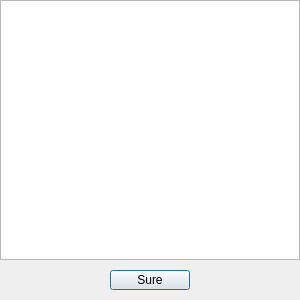
<?xml version="1.0" encoding="UTF-8"?>
<ui version="4.0">
 <class>Limit_setting_dialog</class>
 <widget class="QDialog" name="Limit_setting_dialog">
  <property name="geometry">
   <rect>
    <x>0</x>
    <y>0</y>
    <width>300</width>
    <height>300</height>
   </rect>
  </property>
  <property name="windowTitle">
   <string>Dialog</string>
  </property>
  <widget class="QTableWidget" name="tableWidget">
   <property name="geometry">
    <rect>
     <x>0</x>
     <y>0</y>
     <width>300</width>
     <height>260</height>
    </rect>
   </property>
  </widget>
  <widget class="QPushButton" name="sureBtn">
   <property name="geometry">
    <rect>
     <x>110</x>
     <y>270</y>
     <width>80</width>
     <height>20</height>
    </rect>
   </property>
   <property name="text">
    <string>Sure</string>
   </property>
  </widget>
 </widget>
 <resources/>
 <connections/>
</ui>
